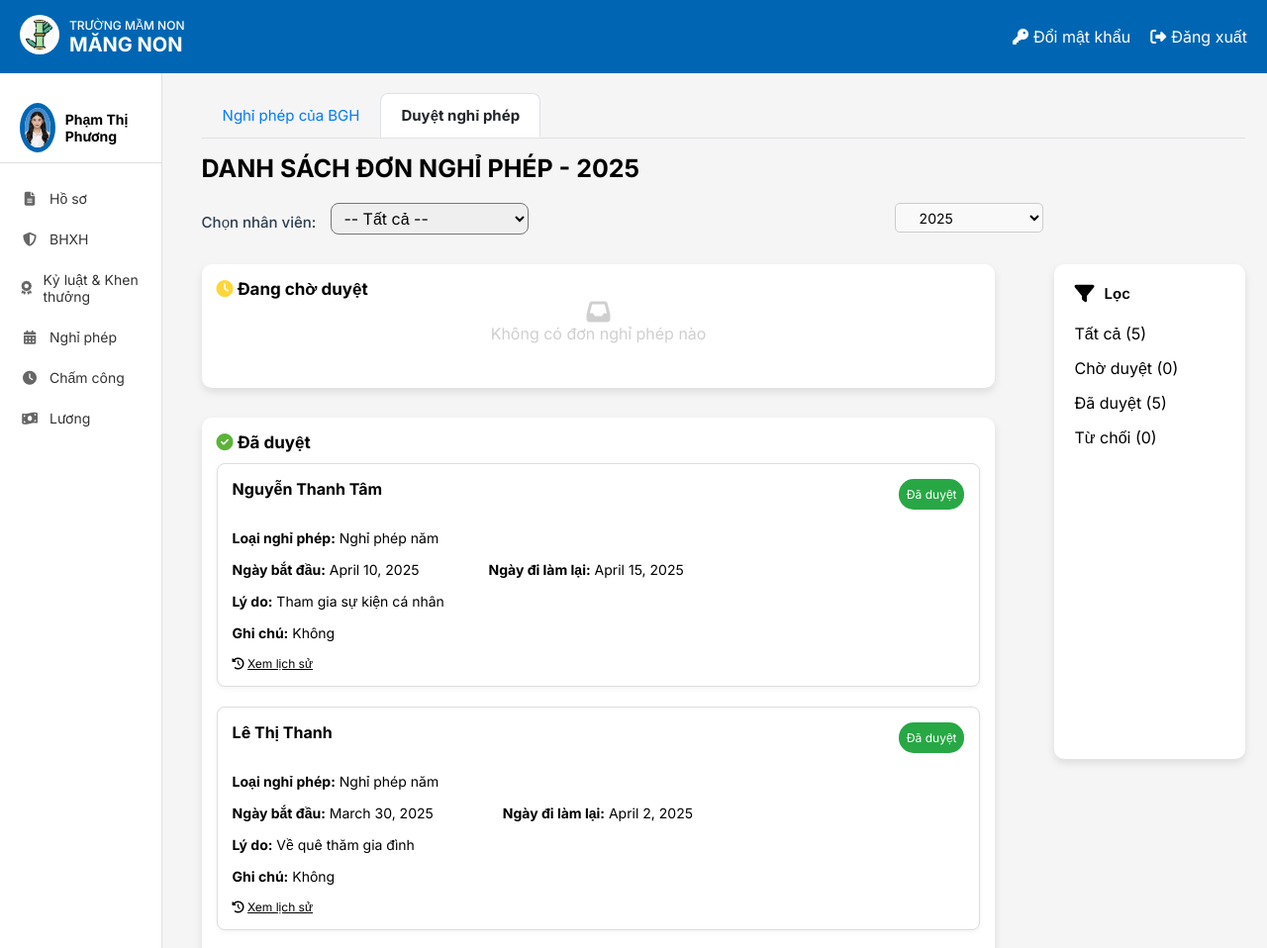
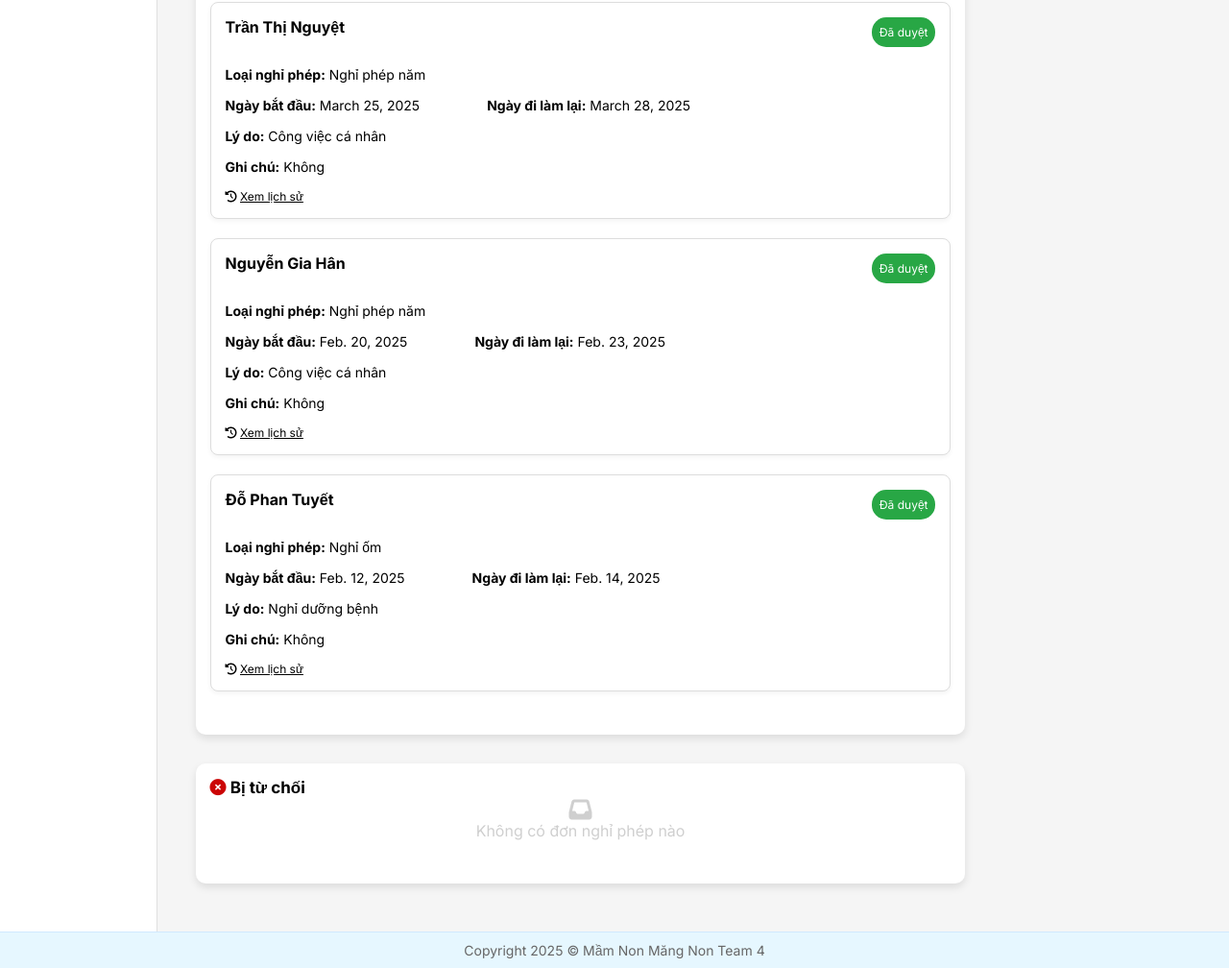
The page /home/admin/NghiPhep/ (signed in) on the database its author committed (2 pictures, top to bottom).
### HOME/models.py (models this page shows, shortened)
class NhanVien(models.Model):
 user = models.OneToOneField(User, on_delete=models.CASCADE, unique=True, null=False, related_name='nhanvien_home')
 ten_nv = models.CharField(max_length=100)
 anh_ca_nhan = models.ImageField(upload_to='nhanvien/', null=True, blank=True)
 gioi_tinh = models.CharField(max_length=10, choices=[('2', 'Nam'), ('1', 'Nữ')],default='1')
 ngay_sinh = models.DateField(null=True)
 vi_tri_cong_viec = models.CharField(max_length=100, blank=True, null=True)
 to_phong_ban = models.CharField(max_length=50, choices=TO_PHONG_BAN_CHOICES)
 trinh_do_hoc_van = models.CharField(max_length=50, choices=TRINH_DO_HOC_VAN_CHOICES)
 chuyen_nganh = models.CharField(max_length=100, null=True)
 noi_dao_tao = models.CharField(max_length=100)
 nam_tn = models.IntegerField(null=True)
 ngay_cap = models.DateField(null=True)
 noi_cap = models.CharField(max_length=100)
 dia_chi_tam_tru = models.TextField(null=True)
 chuc_vu = models.CharField(max_length=150, null=True)
 so_dien_thoai = models.CharField(
     max_length=10,
     unique=True)
 email = models.EmailField(unique=True, max_length=50, null=True)
 so_cccd = models.CharField(
     max_length=12,
     unique=True
 )
 phu_caps = models.ManyToManyField(PhuCap, through='PhuCapNhanVien',blank=True)
 class Meta:
     db_table = 'HOME_nhanvien'
 def __str__(self):
     return self.ten_nv

class NghiPhep(models.Model):
   nhan_vien = models.ForeignKey(NhanVien, on_delete=models.CASCADE, related_name='nguoi_tao_don')
   loai_nghi = models.CharField(max_length=100)
   ngay_bat_dau = models.DateField(null=True)
   ngay_ket_thuc = models.DateField(null=True)
   ly_do = models.TextField()
   trang_thai_don = models.CharField(max_length=50, default='Đang chờ duyệt')
   ghi_chu = models.TextField(blank=True, null=True)
   ngay_tao_don = models.DateTimeField(null=True)
   ngay_chinh_sua = models.DateTimeField(null=True)
   nguoi_duyet = models.ForeignKey(NhanVien, null = True, on_delete=models.CASCADE, related_name='nguoi_duyet_don')
   ngay_duyet = models.DateField(blank=True, null=True)

### NghiPhep/views.py (the view)
# urls.py: path('home/admin/NghiPhep/', NghiPhep_list_admin, name='DanhSachNP'), #admin
@login_required
@permission_required('HOME.view_edit_list_nghiphep')
def NghiPhep_list_admin(request):
    nhanvien = get_object_or_404(NhanVien, user=request.user)
    thong_tin = DS_NV_quan_ly(request, nhanvien)
    nhan_vien_quan_ly = thong_tin['nhan_vien_quan_ly']
    year=thong_tin['year']
    status_labels = ['Đang chờ duyệt', 'Đã duyệt', 'Bị từ chối']
    nghiphep_list = {}
    print("Quyền user hiện có:", request.user.get_all_permissions())
    for status in status_labels:
        nghiphep_list[status] = NghiPhep.objects.filter(trang_thai_don=status, ngay_tao_don__year=year,
                                                        nhan_vien__in=nhan_vien_quan_ly).order_by('-ngay_tao_don')
    formghichu = Ghichu(request.GET)
    context = {
        'nghiphep':nghiphep_list,
        'nhan_vien': nhanvien,
        'formghichu': formghichu,
        'nhan_vien_quan_ly': nhan_vien_quan_ly,
        **DS_NV_quan_ly(request, nhanvien),
        **ThongTinNP_admin(request, nhanvien)
    }
    print("CTX nhan_vien obj:", context.get('nhan_vien'))
    return render(request, 'NghiPhep/NP_list_admin.html', context)

### templates/NghiPhep/NP_list_admin.html (shortened to what this page needs)
{% extends 'NghiPhep/NP_list.html' %}
{% block content %}
<div class="" >
    <div class="button">
        {% block titleNP %}
        <div class="titleNP" style="width: 70% " onclick="window.location.href='{% url 'DanhSachNP' %}'">DANH SÁCH ĐƠN NGHỈ PHÉP - {{year}}</div>
        {% endblock %}
    </div>
     <div class="Search" style="width: 1000px; display: flex; justify-content: space-between;">
         {% block header %}
             <form  action="{% url 'TimKiemNV' %}" style="margin-bottom: 30px; display:flex; gap: 15px">
                <label  style="font-weight: 500; margin-bottom: 0;">Chọn nhân viên:</label>
                <select name="nhan_vien" id="nhan_vien" style="width: 200px; padding: 4px 8px; border-radius: 8px; font-size: 16px;" onchange="this.form.submit()">
                    <option value="">-- Tất cả --</option>
                  </select>
             </form>
            <form method="get"
                  action="{% url 'DanhSachNP' %}"
                  style="width:30%; height: 15px">
                    <select name="year" class="form-control" onchange="this.form.submit()" style="height: 30px; font-size: 14px; padding: 0px 20px;border-radius: 5px;width: 50%;">
                        {% for y in years %}
                            <option value="{{ y }}" {% if y == year %}selected{% endif %}>{{ y }}</option>
                        {% endfor %}
                    </select>
            </form>
        {% endblock %}
     </div>
    <div class="ndung" style='display: flex; gap: 60px;  '>
            <div class="ndungNP" style="width: 900px">
                {% for status, danh_sach in nghiphep.items %}
                    <div class="card" style="margin-bottom: 30px;width:100%; background-color: #ffffff; padding: 15px; border-radius: 10px; box-shadow: 0px 4px 8px rgba(0, 0, 0, 0.1);">
                        <div class="card-header">
                            <h2 class="card-title">
                                {% if status == 'Đang chờ duyệt' %}
                                    <i class="fas fa-clock status-icon pending" style="color: #FFD63A"></i>
                                {% elif status == 'Đã duyệt' %}
                                    <i class="fas fa-check-circle status-icon approved" style="color: #5CB338"></i>
                                {% elif status == 'Bị từ chối' %}
                                    <i class="fas fa-times-circle status-icon rejected" style="color: #CB0404"></i>
                                {% endif %}
                                {{status}}
                            </h2>
                        </div>
                        <div class="card-body" style="margin-bottom: 30px; ">
                            {% if danh_sach %}
                                <div class="leave-list">
                                    {% for item in danh_sach %}
                                        <div class="leave-item" style="border: 1px solid #ddd;
                                                                border-radius: 8px;
                                                                padding: 15px;
                                                                background-color: #fff;
                                                                box-shadow: 0 2px 5px rgba(0, 0, 0, 0.05);
                                                                margin-bottom: 20px; margin-top: 10px" >
                                            <div class="leave-header" >
                                                <div class="employee-name" style="display: flex; justify-content: space-between;align-item:center">
                                                    <span class="tennhanvien" style="font-size: 16px; font-weight: bold">{{ item.nhan_vien.ten_nv }}</span>
                                                    <span class="badge {% if status == 'Đang chờ duyệt' %}badge-warning{% elif status == 'Đã duyệt' %}badge-success{% else %}badge-danger{% endif %}">
                                                    {{status}}
                                                    </span>
                                                </div>
                                            </div>
                                            <div class="leave-body" style="">
                                                <div class="leave-details" style="margin-top: 20px; font-size: 14px" >
                                                    <div class="detail-group">
                                                        <p><strong >Loại nghỉ phép:</strong> {{item.loai_nghi }}</p>
                                                    </div>
                                                    <div class="detail-group" style="display: flex; gap: 70px">
                                                        <p><strong >Ngày bắt đầu:</strong> {{ item.ngay_bat_dau }}</p>
                                                        <p><strong>Ngày đi làm lại:</strong> {{ item.ngay_ket_thuc }}</p>
                                                    </div>
                                                    <div class="detail-group">
                                                        <p><strong>Lý do:</strong> {{ item.ly_do }}</p>
                                                    </div>
                                                    {% if item.trang_thai_don == 'Đang chờ duyệt' %}
                                                        <div class="detail-group">
                                                            <form method="post" action="{% url 'XulyNP' item.id %}" style="width: 100%;">
                                                                {% csrf_token %}
                                                                <div class="inputghichu">
                                                                    <p><strong>Ghi chú:</strong></p>
                                                                    <textarea style="width: 60%; margin-top: 5px; border: 1px solid #999;border-radius: 5px" name="ghichu" id="id_ghichu" rows="4">{{ formghichu.ghichu.value }}</textarea>
                                                                </div>
                                                                {% if messages %}
                                                                    {% for message in messages %}
                                                                        <div class="alert alert-danger">{{ message }}</div>
                                                                    {% endfor %}
                                                                {% endif %}
                                                                <div class="duyet_tuchoi" style="display: flex; gap: 10px; margin-top: 5px">
                                                                    <button type="submit" name="action" value="duyet" class="btn-duyet">Duyệt</button>
                                                                    <button type="submit" name="action" value="tuchoi" class="btn-tuchoi">Từ chối</button>
                                                                </div>
                                                            </form>
                                                        </div>
                                                    {% else %}
                                                        <div class="detail-group">
                                                            <p><strong>Ghi chú:</strong> {{ item.ghi_chu|default:"Không" }}</p>
                                                        </div>
                                                    {% endif %}
                                                </div>
                                            </div>
                                            <div class="np-card-footer">
                                                <div style=" ">
                                                    <i class="fa-solid fa-clock-rotate-left" style="size: 14px"></i>
                                                    <a onclick="toggleHistory({{ item.id }})" class="historylink" style="text-decoration: underline"> Xem lịch sử</a>
                                                </div>
                                            </div>
                                        </div>
                                    {% endfor %}
                                </div>
                            {% else %}
                                <div class="empty-state">
                                    <i class="fas fa-inbox" style="font-size: 24px"></i>
                                    <p>Không có đơn nghỉ phép nào</p>
                                </div>
                            {% endif %}
                        </div>
                    </div>
                {% endfor %}
            </div>
            {% block locdanhsach %}
            <div class="ndungloc" style="width:20%; max-height: 500px;">
               <div class="TitleLoc" style="display: flex; gap: 10px; align-items: left;">
                    <i class="fa-sharp fa-solid fa-filter" style="font-size: 20px;"></i>
                    <p style="margin: 0; font-size: 15px; font-weight: 600;">Lọc</p>
                </div>
                <ul id="dongloc" style="width: 80%; margin-top: 20px; ">
                    <li class="loc" >
                        <a href="{% url 'DanhSachNP'  %}?year={{ year }}" class="font-bold hover:text-blue-600">
                            Tất cả ({{ so_don }})
                        </a>
                    </li>
                    <li class="loc">
                        <a href="{% url 'loc_don_nghi_phep_admin' %}?trang_thai=Đang chờ duyệt&year={{ year }}" class=" font-bold hover:text-blue-600">
                            Chờ duyệt ({{ so_don_dang_duyet.count }})
                        </a>
                    </li>
                    <li class="loc">
                        <a href="{% url 'loc_don_nghi_phep_admin' %}?trang_thai=Đã duyệt&year={{ year }}" class=" font-bold hover:text-blue-600">
                            Đã duyệt ({{ so_don_da_duyet.count }})
                        </a>
                    </li>
                    <li class="loc">
                        <a href="{% url 'loc_don_nghi_phep_admin' %}?trang_thai=Bị từ chối&year={{ year }}" class=" font-bold hover:text-blue-600">
                            Từ chối ({{ so_don_dang_bi_tu_choi.count }})
                        </a>
                    </li>
                </ul>
            </div>
            {% endblock %}
    </div>
</div>
{% endblock %}

### templates/home.html (shortened to what this page needs)
<!DOCTYPE html>
{% load static %}
<html lang="vi">
<head>
    <link rel="stylesheet" href="{% static 'css/style.css' %}">
    <link rel="stylesheet" href="https://cdnjs.cloudflare.com/ajax/libs/font-awesome/6.4.0/css/all.min.css">
</head>
<body>
    <div class="container">
        <header class="header">
            <div class="logo-container">
                <a href="{% url 'home' %}">
                    <img src="{% static 'images/logo.jpg' %}" alt="Logo" class="logo-img">
                </a>
                <div class="logo-text">
                    <div class="school-type">TRƯỜNG MẦM NON</div>
                    <div class="school-name"><b>MĂNG NON</b></div>
                </div>
            </div>
            <div class="header-actions">
                <a href="{% url 'change_password' %}" class="header-link">
                    <i class="fas fa-key"></i> Đổi mật khẩu
                </a>
                <a href="{% url 'logout' %}" class="header-link">
                    <i class="fas fa-sign-out-alt"></i> Đăng xuất
                </a>
            </div>
        </header>
        <div class="content">
            <aside class="sidebar">
                <div class="user-profile">
                    <div class="avatar_home">
                        <img src="{{ nhan_vien.anh_ca_nhan.url }}" alt="User Avatar">
                    </div>
                    <div class="user-info">
                        {% if request.user.is_authenticated %}
                            <div class="user-name">{{ nhan_vien.ten_nv }}</div>
                        {% endif %}
                    </div>
                </div>
                <nav class="sidebar-nav">
                    <a href="{% url 'Redirect_hoso_view' %}" class="nav-item"><i class="fas fa-file-alt"></i> Hồ sơ</a>
                    <a href="{% url 'redirectBHXH' %}" class="nav-item"><i class="fas fa-shield-alt"></i> BHXH</a>
                    <a href="{% url 'ky_luat_khen_thuong' %}" class="nav-item"><i class="fas fa-award"></i> Kỷ luật & Khen thưởng</a>
                    <a href="{% url 'DanhSachNP_redirect' %}" class="nav-item"><i class="fas fa-calendar-alt"></i> Nghỉ phép</a>
                    <a href="{% url 'cham_cong' %}" class="nav-item"><i class="fas fa-clock"></i> Chấm công</a>
                    <a href="{% url 'chuyen_huong_luong' %}" class="nav-item"><i class="fas fa-money-bill-wave"></i> Lương</a>
                </nav>
            </aside>
            {% block page_background %}{% endblock %}
        </div>
        <footer class="footer">
            <p>Copyright 2025 © Mầm Non Măng Non Team 4</p>
        </footer>
    </div>
</body>
</html>

### rows shown on the page
NhanVien: anh_ca_nhan (picture), ten_nv "Phạm Thị Phương"
NghiPhep: nhan_vien.ten_nv "Nguyễn Thanh Tâm", trang_thai_don "Đã duyệt", loai_nghi "Nghỉ phép năm", ngay_bat_dau "April 10, 2025", ngay_ket_thuc "April 15, 2025", ly_do "Tham gia sự kiện cá nhân", ghi_chu "Không"
NghiPhep: nhan_vien.ten_nv "Lê Thị Thanh", trang_thai_don "Đã duyệt", loai_nghi "Nghỉ phép năm", ngay_bat_dau "March 30, 2025", ngay_ket_thuc "April 2, 2025", ly_do "Về quê thăm gia đình", ghi_chu "Không"
NghiPhep: nhan_vien.ten_nv "Trần Thị Nguyệt", trang_thai_don "Đã duyệt", loai_nghi "Nghỉ phép năm", ngay_bat_dau "March 25, 2025", ngay_ket_thuc "March 28, 2025", ly_do "Công việc cá nhân", ghi_chu "Không"
NghiPhep: nhan_vien.ten_nv "Nguyễn Gia Hân", trang_thai_don "Đã duyệt", loai_nghi "Nghỉ phép năm", ngay_bat_dau "Feb. 20, 2025", ngay_ket_thuc "Feb. 23, 2025", ly_do "Công việc cá nhân", ghi_chu "Không"
NghiPhep: nhan_vien.ten_nv "Đỗ Phan Tuyết", trang_thai_don "Đã duyệt", loai_nghi "Nghỉ ốm", ngay_bat_dau "Feb. 12, 2025", ngay_ket_thuc "Feb. 14, 2025", ly_do "Nghỉ dưỡng bệnh", ghi_chu "Không"

### other values the page prints
{{ year }} "2025"
{{ status }} "Đang chờ duyệt" "Đã duyệt" "Bị từ chối"
{{ so_don }} "5"
{{ so_don_dang_duyet.count }} "0"
{{ so_don_da_duyet.count }} "5"
{{ so_don_dang_bi_tu_choi.count }} "0"
form field year "2025"
